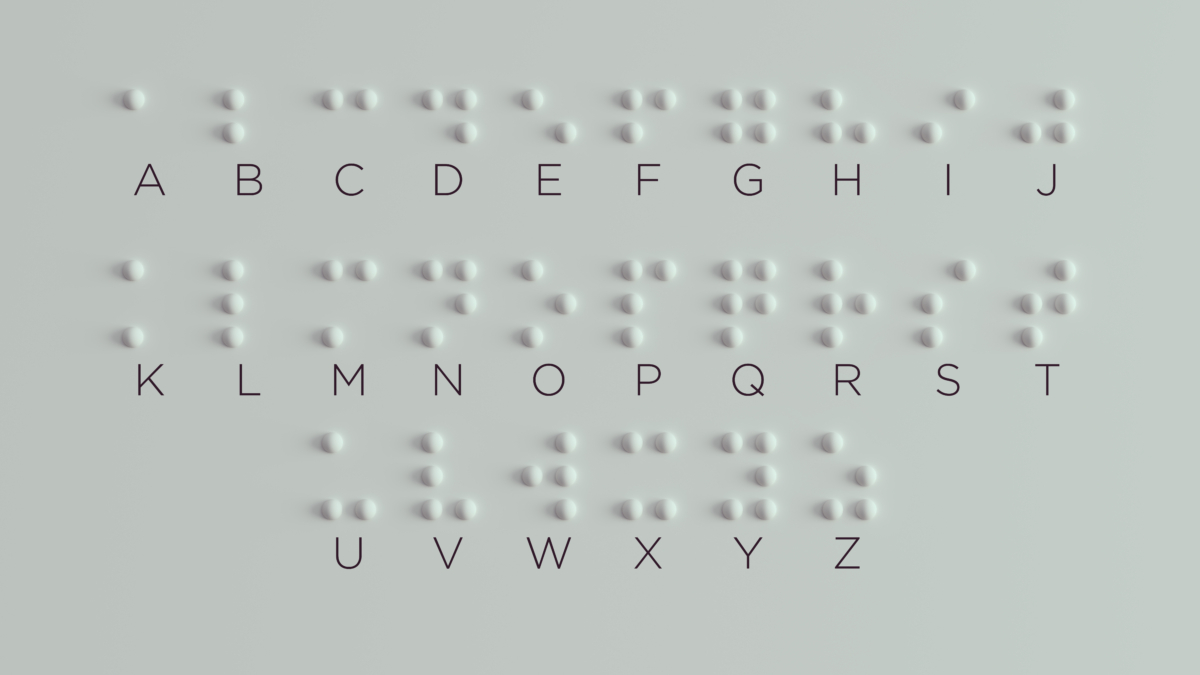
#> input picture src/AdobeStock_394223156-1200x675.jpeg, 1200 x 675 px; its folder holds only this picture in this run
$ python -i simpleAug.py   (imports and definitions only)
#> lines starting #> are read from the running program, lines starting #| are printed output that depends on the picture
import os
import numpy as np
from PIL import Image, ImageEnhance
import random
import cv2

# Set seed untuk konsistensi hasil
# [3 lines not run here, left out]

# Folder input dan output
input_dir = "/home/malik/Documents/PCD/UAS/Akuisisi/DatasetCapture copy"
output_dir = "/home/malik/Documents/PCD/UAS/Akuisisi/simple_augmented1"
# [1 line not run here, left out]

# Ukuran gambar (jika ingin distandarisasi)
image_size = (28, 28)

# Fungsi augmentasi: setiap metode disalin 5 kali
def augment_image_all_methods(img):
    augmented = []

    for i in range(5):  # 5 salinan untuk setiap metode

        # Rotasi
        angle = random.uniform(-5, 5)
        rotated = img.rotate(angle)
        augmented.append(rotated)

        # Translasi
        dx, dy = random.randint(-3, 3), random.randint(-3, 3)
        translated = img.transform(img.size, Image.AFFINE, (1, 0, dx, 0, 1, dy))
        augmented.append(translated)

        # Brightness
        brightness = ImageEnhance.Brightness(img).enhance(random.uniform(0.9, 1.1))
        augmented.append(brightness)

        # Kontras
        contrast = ImageEnhance.Contrast(img).enhance(random.uniform(0.9, 1.1))
        augmented.append(contrast)

        # Blur (Gaussian)
        img_np = np.array(img)
        blurred_np = cv2.GaussianBlur(img_np, (3, 3), 0.5)
        blurred = Image.fromarray(blurred_np)
        augmented.append(blurred)

    return augmented  # total 25 gambar (5 metode × 5)

# Proses semua gambar
# [13 lines not run here, left out]

>>> from PIL import Image
>>> picture = Image.open('AdobeStock_394223156-1200x675.jpeg')
#> picture is the input picture: PIL image 1200x675 RGB; mean R, G, B 190.1, 196.8, 192.6
>>> result = augment_image_all_methods(picture)
#> the loop in augment_image_all_methods, `for i in range(5):` made 5 passes
#> pass 1, in augment_image_all_methods, `rotated = img.rotate(angle)`:
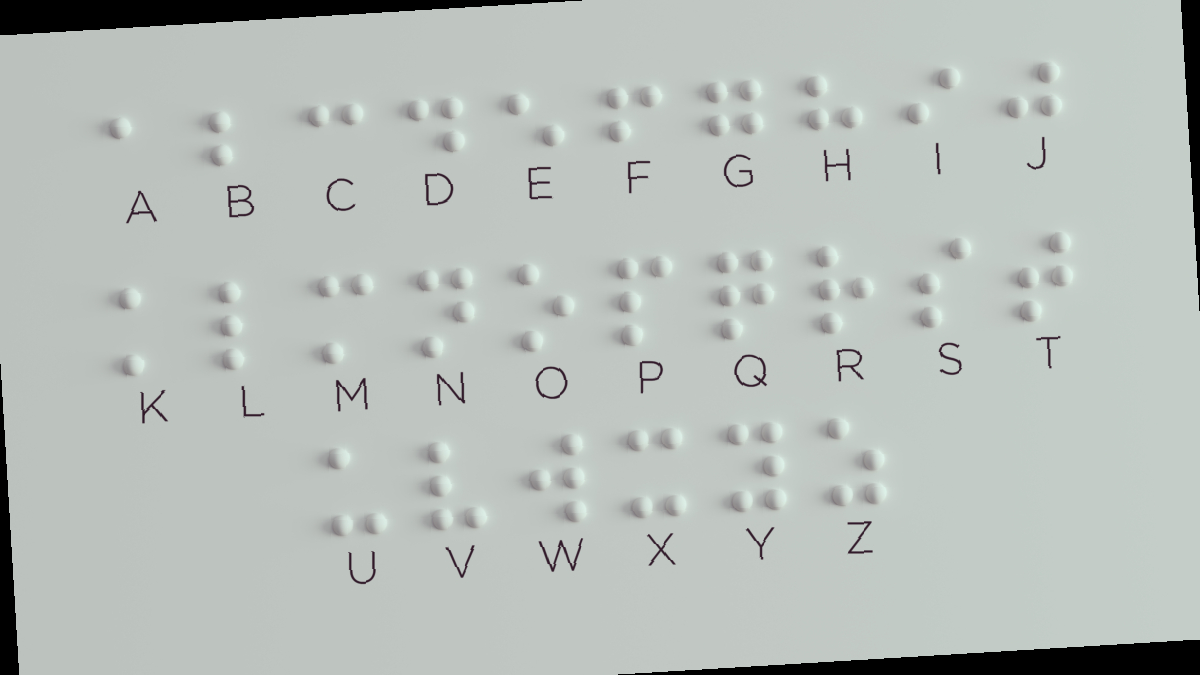
#> rotated: PIL image 1200x675 RGB; mean R, G, B 183.7, 190.1, 186.1
#> pass 1, in augment_image_all_methods, `translated = img.transform(img.size, Image.AFFINE, (1, 0, dx, 0, 1, dy))`:
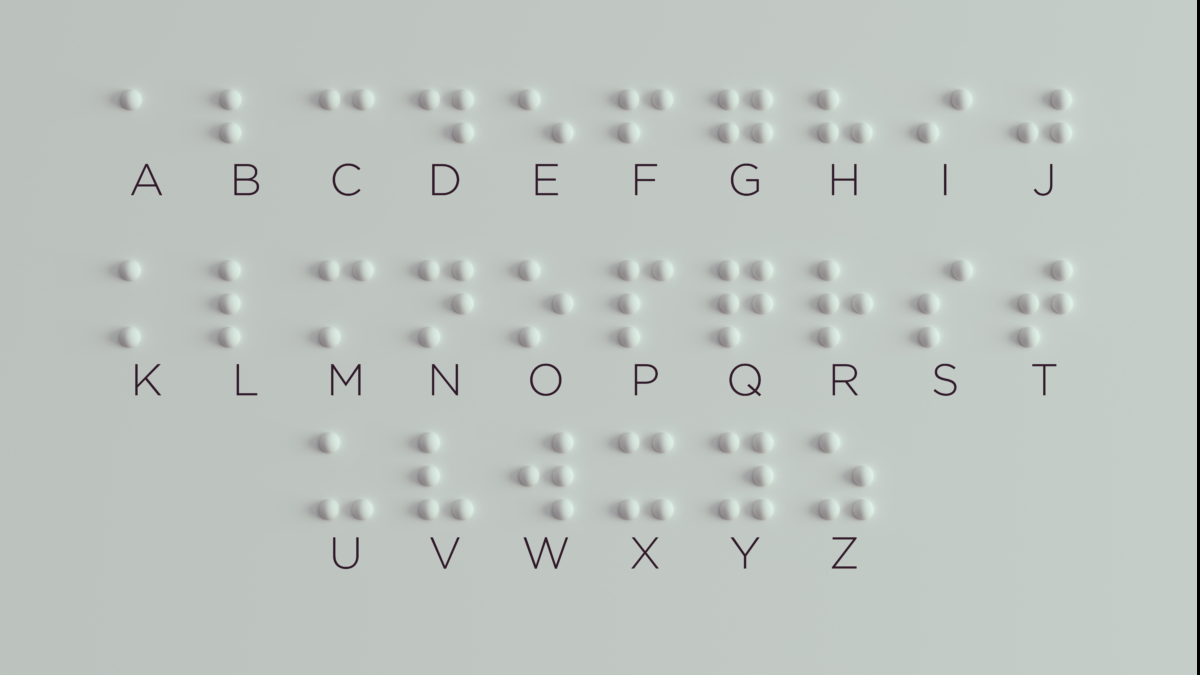
#> translated: PIL image 1200x675 RGB; mean R, G, B 189.6, 196.3, 192.1
#> after the loop in augment_image_all_methods, `for i in range(5):`: augmented = 25 items
#> result = 25 items
